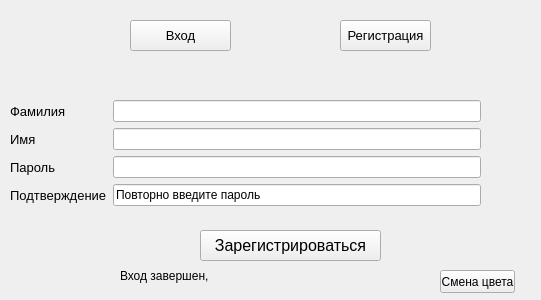
<?xml version="1.0" encoding="UTF-8"?>
<ui version="4.0">
 <class>Form</class>
 <widget class="QWidget" name="Form">
  <property name="geometry">
   <rect>
    <x>0</x>
    <y>0</y>
    <width>541</width>
    <height>300</height>
   </rect>
  </property>
  <property name="windowTitle">
   <string>Авторизация</string>
  </property>
  <widget class="QPushButton" name="vhod_btn">
   <property name="geometry">
    <rect>
     <x>130</x>
     <y>20</y>
     <width>101</width>
     <height>31</height>
    </rect>
   </property>
   <property name="font">
    <font>
     <pointsize>10</pointsize>
    </font>
   </property>
   <property name="text">
    <string>Вход</string>
   </property>
  </widget>
  <widget class="QPushButton" name="registration_btn">
   <property name="geometry">
    <rect>
     <x>340</x>
     <y>20</y>
     <width>91</width>
     <height>31</height>
    </rect>
   </property>
   <property name="font">
    <font>
     <pointsize>10</pointsize>
    </font>
   </property>
   <property name="text">
    <string>Регистрация</string>
   </property>
  </widget>
  <widget class="QWidget" name="formLayoutWidget">
   <property name="geometry">
    <rect>
     <x>10</x>
     <y>100</y>
     <width>471</width>
     <height>150</height>
    </rect>
   </property>
   <layout class="QFormLayout" name="formLayout">
    <item row="0" column="0">
     <widget class="QLabel" name="label_9">
      <property name="font">
       <font>
        <pointsize>10</pointsize>
       </font>
      </property>
      <property name="text">
       <string>Фамилия</string>
      </property>
     </widget>
    </item>
    <item row="0" column="1">
     <widget class="QLineEdit" name="surname_lineedit"/>
    </item>
    <item row="1" column="0">
     <widget class="QLabel" name="label_10">
      <property name="font">
       <font>
        <pointsize>10</pointsize>
       </font>
      </property>
      <property name="text">
       <string>Имя</string>
      </property>
     </widget>
    </item>
    <item row="1" column="1">
     <widget class="QLineEdit" name="name_lineedit"/>
    </item>
    <item row="2" column="0">
     <widget class="QLabel" name="label_11">
      <property name="font">
       <font>
        <pointsize>10</pointsize>
       </font>
      </property>
      <property name="text">
       <string>Пароль</string>
      </property>
     </widget>
    </item>
    <item row="2" column="1">
     <widget class="QLineEdit" name="password_lineedit">
      <property name="text">
       <string/>
      </property>
     </widget>
    </item>
    <item row="4" column="0">
     <widget class="QLabel" name="label_8">
      <property name="font">
       <font>
        <pointsize>10</pointsize>
       </font>
      </property>
      <property name="text">
       <string>Подтверждение</string>
      </property>
     </widget>
    </item>
    <item row="4" column="1">
     <widget class="QLineEdit" name="double_psw_lineedit">
      <property name="text">
       <string>Повторно введите пароль</string>
      </property>
     </widget>
    </item>
   </layout>
  </widget>
  <widget class="QPushButton" name="voiti_btn">
   <property name="geometry">
    <rect>
     <x>200</x>
     <y>230</y>
     <width>181</width>
     <height>31</height>
    </rect>
   </property>
   <property name="font">
    <font>
     <pointsize>12</pointsize>
    </font>
   </property>
   <property name="text">
    <string>Зарегистрироваться</string>
   </property>
  </widget>
  <widget class="QLabel" name="sms_label">
   <property name="geometry">
    <rect>
     <x>120</x>
     <y>260</y>
     <width>300</width>
     <height>31</height>
    </rect>
   </property>
   <property name="minimumSize">
    <size>
     <width>300</width>
     <height>31</height>
    </size>
   </property>
   <property name="text">
    <string>Вход завершен, </string>
   </property>
  </widget>
  <widget class="QPushButton" name="change_color_btn">
   <property name="geometry">
    <rect>
     <x>440</x>
     <y>270</y>
     <width>75</width>
     <height>23</height>
    </rect>
   </property>
   <property name="text">
    <string>Смена цвета</string>
   </property>
  </widget>
 </widget>
 <resources/>
 <connections/>
</ui>
